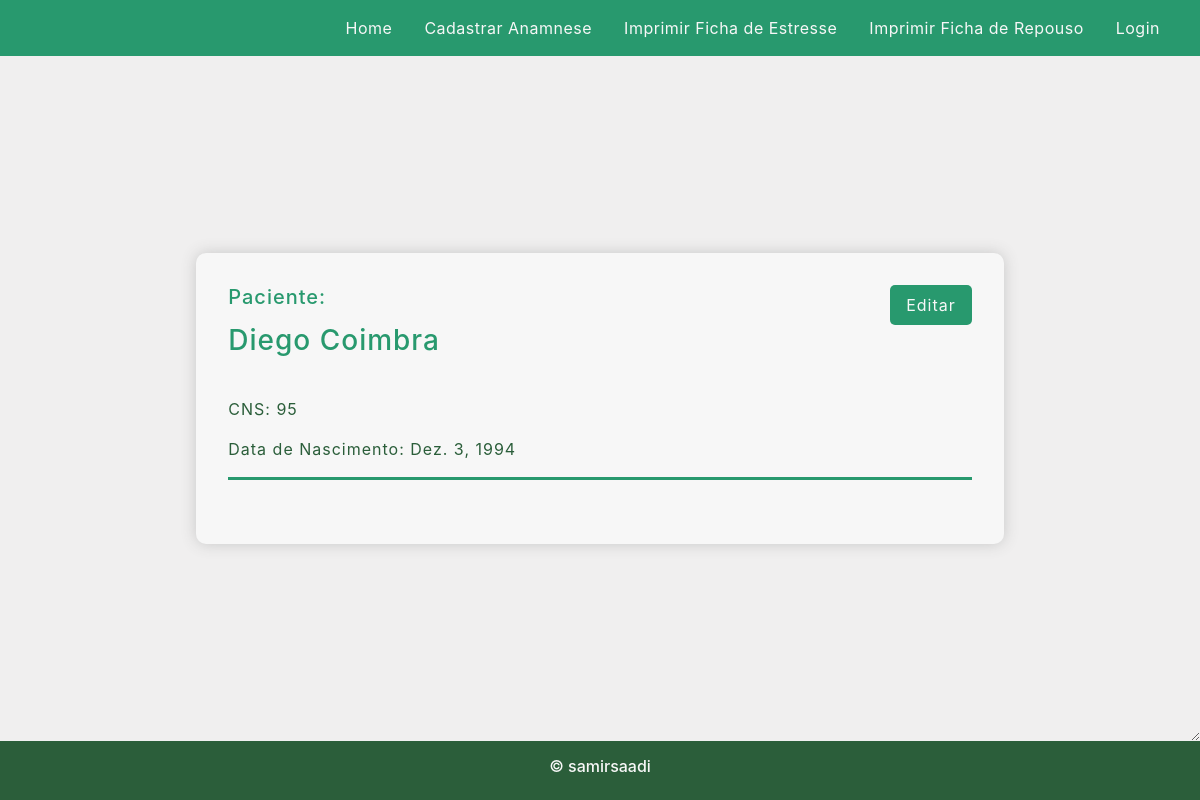
The page /paciente/95/ on the database its author committed.
### anamneses/models.py (models this page shows, shortened)
class Paciente(models.Model):
    cns = models.CharField(max_length=30, primary_key=True)
    nome = models.CharField(max_length=255, null=True, blank=True)
    data_nascimento = models.DateField(null=True, blank=True)
    data_cadastro = models.DateTimeField(auto_now_add=True, null=True)
    @property
    def pode_criar_anamnese(self):
        anamnese = self.anamnese_set.last()
        if anamnese:
            return not anamnese.pode_editar
        return True

### anamneses/views.py (the view)
# urls.py: path('paciente/<str:cns>/', views.paciente, name='paciente'),
def paciente(request, cns):
    paciente = Paciente.objects.get(cns=cns)
    anamneses = paciente.anamnese_set.all().order_by('-data_cadastro')
    anamnese_atual = anamneses.first()
    context = {
        'anamnese_atual': anamnese_atual,
        'anamneses': anamneses[1:],
        'paciente': paciente,
    }
    return render(request, 'anamneses/paciente_file.html', context)

### anamneses/templates/anamneses/paciente_file.html (shortened to what this page needs)
{% extends 'anamneses/main.html' %} {% block content %}
<div class="content">
  {% include 'anamneses/paciente_info.html' with file=True%}
</div>
{% endblock content %}

### anamneses/templates/anamneses/main.html (shortened to what this page needs)
{% load static %}
<!DOCTYPE html>
<html lang="en">
  <head>
    <link
      rel="stylesheet"
      href="https://stackpath.bootstrapcdn.com/bootstrap/4.1.3/css/bootstrap.min.css"
    />
    <link rel="stylesheet" type="text/css" href="{% static '/css/main.css'%}" />
  </head>
  <body>
    <header>{% include 'anamneses/navbar.html' %}</header>
    <main>{% block content %} {% endblock content %}</main>
    <footer>
      <h6>© samirsaadi</h6>
    </footer>
  </body>
</html>

### anamneses/templates/anamneses/navbar.html (shortened to what this page needs)
<nav class="navbar navbar-expand-md">
  <div class="collapse navbar-collapse" id="main-navigation">
    <ul class="navbar-nav">
      <li class="nav-item">
        <a class="nav-link" href="{% url 'inicio' %}">Home</a>
      </li>
      {% if paciente.cns %}
        {% if paciente %}
          {% if paciente.pode_criar_anamnese%}
            <li class="nav-item">
              <a class="nav-link" href="{% url 'cadastrar_anamnese' paciente.cns %}">Cadastrar Anamnese</a>
            </li>
          {% endif %}
          <li class="nav-item">
            <a class="nav-link" href="">Imprimir Ficha de Estresse</a>
          </li>
          <li class="nav-item">
            <a class="nav-link" href="">Imprimir Ficha de Repouso</a>
          </li>
        {% endif %}
      {% endif %}
      <li class="nav-item">
        <a class="nav-link" href="{% url 'login' %}">Login</a>
      </li>
    </ul>
  </div>
</nav>

### anamneses/templates/anamneses/paciente_info.html
<div class="edit-btn-box">
    {% if file %}
        <a class="edit-button" href="{% url 'editar_paciente' paciente.cns %}">Editar</a>
    {% endif %}
    <h5>Paciente:</h5>
    {% if not file %}
        <a href="{% url 'paciente' paciente.cns %}"><h3 class="paciente-nome">{{ paciente.nome }}</h3></a>
    {% else %}
        <h3>{{ paciente.nome }}</h3>
    {% endif %}
</div>
<br>
<div class="container-info primary">
    <div class="info-label">CNS: {{ paciente.cns }}</div>
    <div class="info-label">Data de Nascimento: {{ paciente.data_nascimento|date }}</div>
</div>

### static/css/main.css (style rules this page uses)
body { display: grid; height: 100vh; grid-template-rows: auto 1fr auto; margin: 0; padding: 0; }
.navbar { background: #28996e; }
.nav-link, .navbar-brand { color: #f7f7f7; cursor: pointer; letter-spacing: 0.5px; }
.nav-link { margin-right: 1em !important; }
.navbar-collapse { justify-content: flex-end; }
main { display: grid; place-items: center; background: #f0efef; width: 100%; height: 100%; resize: both; overflow: auto; }
.content { padding: 2rem; border-radius: 10px; box-shadow: 0 0 15px #c7c7c7; background: #f7f7f7; text-align: center; width: clamp(50ch, 70vw, 80ch); display: flex; flex-direction: column; }
.content .container-info { text-align: left; margin-bottom: 2rem; color: #2b5e3a; letter-spacing: 1px; }
.content .container-info.primary { border-bottom: 3px solid #28996e; }
.info-label { margin-bottom: 1rem; display: flex; }
.content h2, h3, h5 { text-align: left; color: #28996e; margin-bottom: 15px; letter-spacing: 1px; }
.form-submit, .login-submit, .action-btn, .edit-button { background: #28996e; border-radius: 5px; color: #ffffff; padding: 8px 16px; float: right; margin-top: 15px; letter-spacing: 1px; }
.edit-btn-box { display: block; justify-content: center; }
.edit-btn-box a { text-decoration: none; color: #f7f7f7; margin: 0px; }
.nav-item:last-child { display: flex; align-items: baseline; flex-direction: row-reverse; }
footer { background: #2b5e3a; padding: 1rem; text-align: center; color: #f7f7f7; }

### rows shown on the page
Paciente: nome "Diego Coimbra", cns "95", data_nascimento "Dez. 3, 1994"
